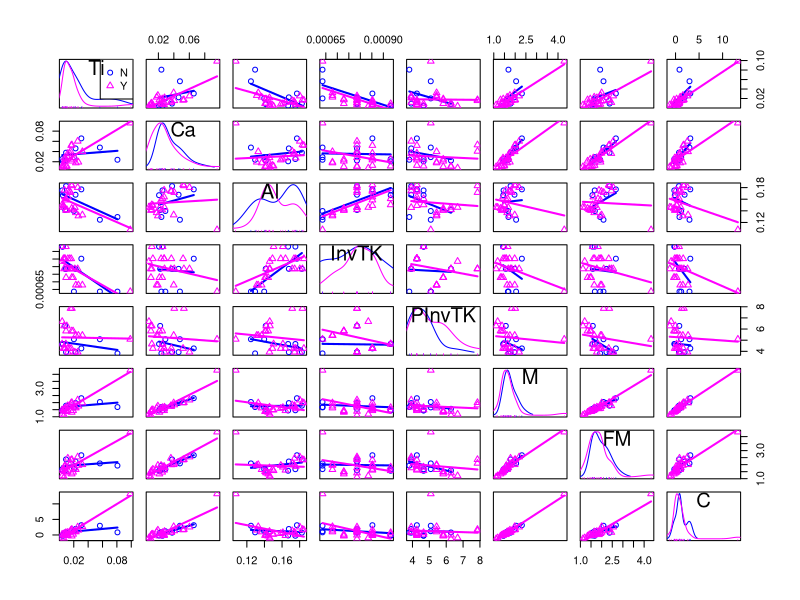
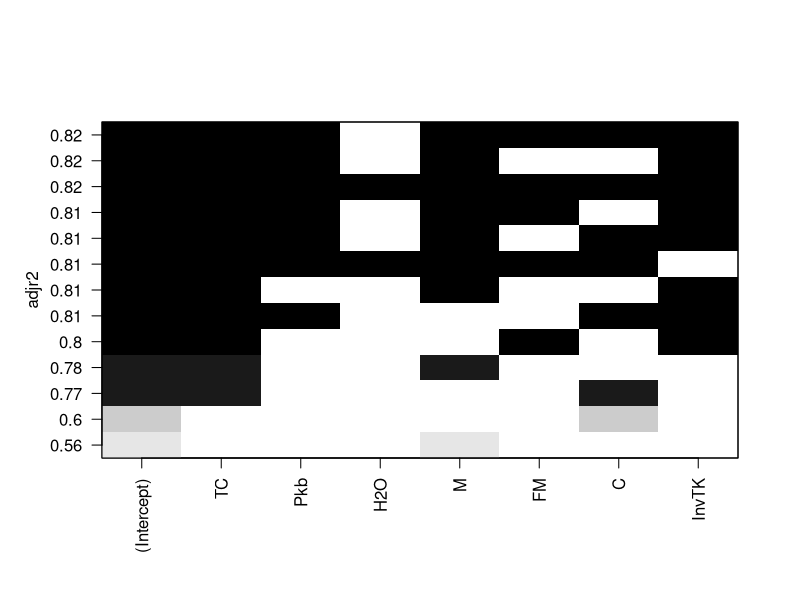
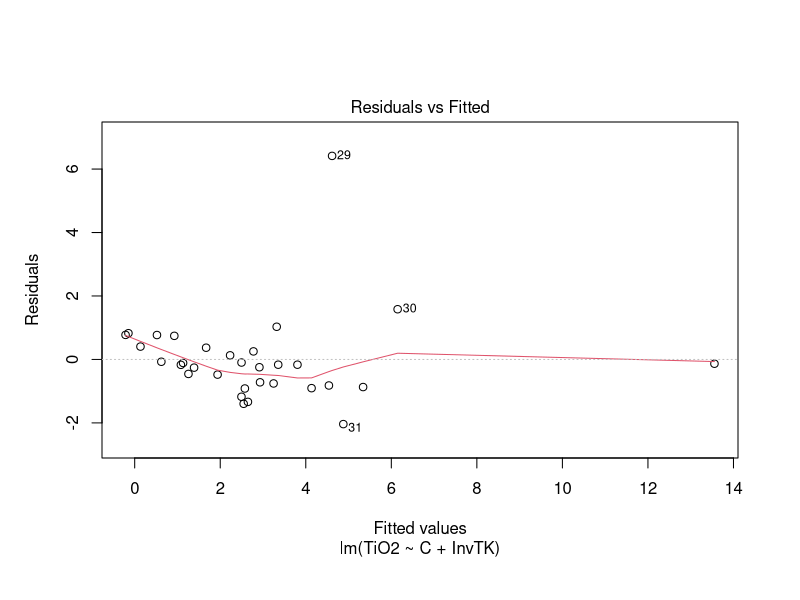
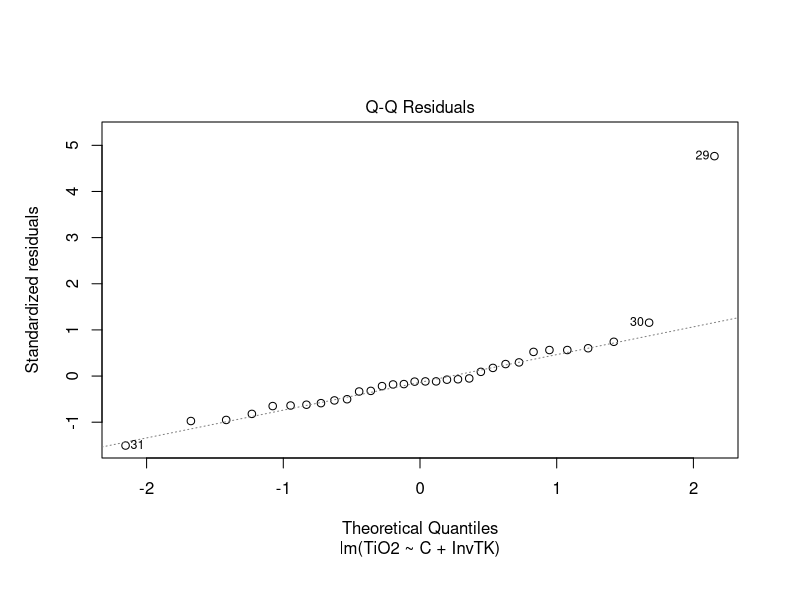
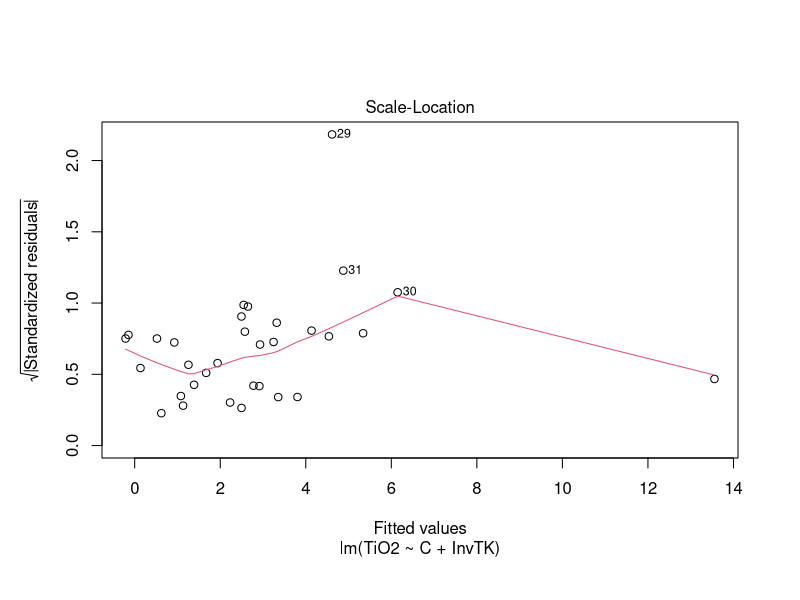
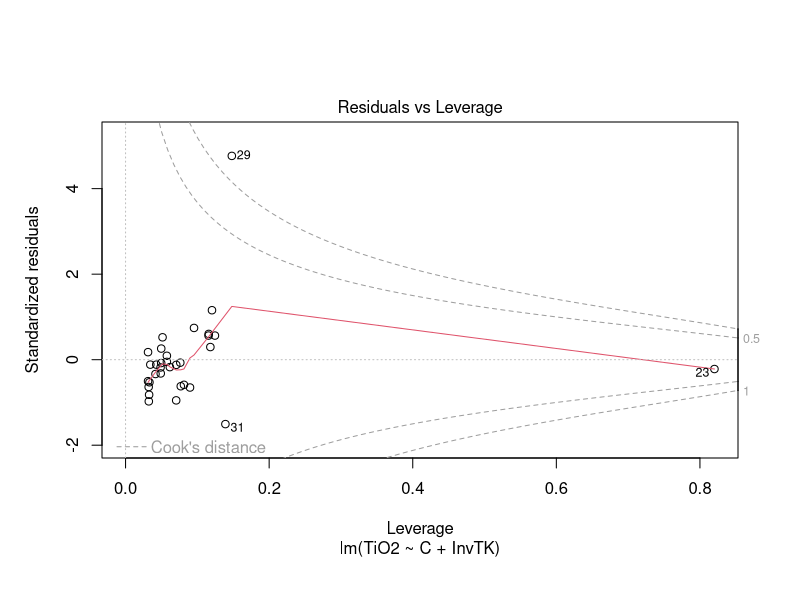
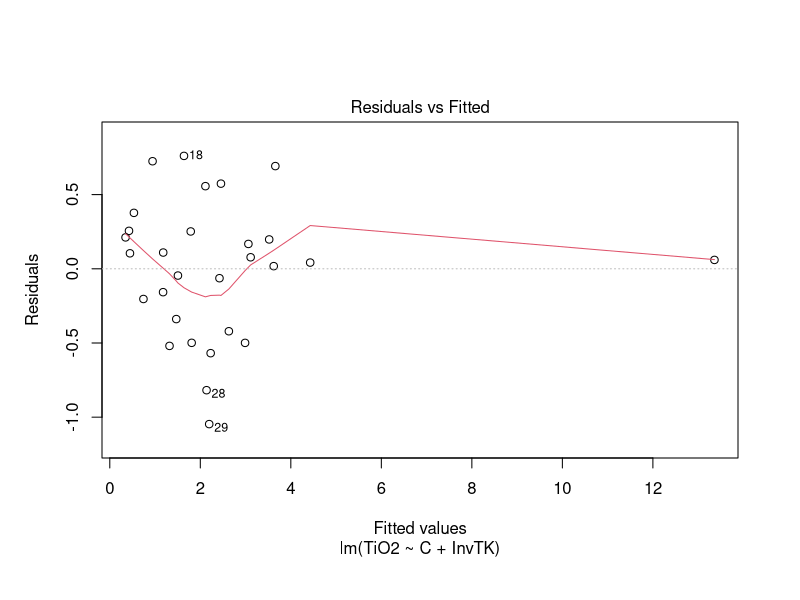
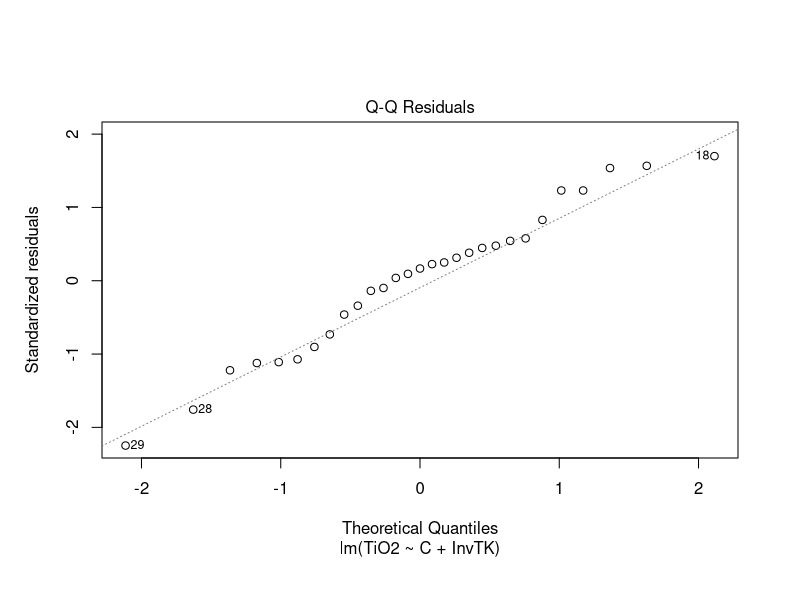

R code for these plots, in order:
## ---- chunk 1
library(tidyverse, warn.conflicts = FALSE)
setwd("C:/Users/ayersj/OneDrive - Vanderbilt/Papers/SpheneSolubility/DataAnalysis/TitaniteExpts")
# Import normalized EDS glass analyses
TitaniteExpts <- read_csv("TitaniteExpts.csv")
## ---- chunk 2
TitaniteCations <- TitaniteExpts %>%
  mutate(
    Si = SiO2/60.0848,
    Al = 2*Al2O3/101.961,
    Na = 2*Na2O/61.979,
    K = 2*K2O/94.194,
    Ca = CaO/56.0794,
    Fe = FeO/71.8464,
    Mg = MgO/40.3044,
    Ti = TiO2/79.8988,
    Mn = MnO/70.9374,
    P = 2*P2O5/141.945,
    eCa = (CaO/56.0794 - Al2O3/101.961 + K2O/94.194 + Na2O/61.979),
    CationSum = (Si + Al + Na + K + Ca + Fe + Mg + Ti + Mn + P)
             )
## ---- chunk 3
# Calculate cation fractions
CationFractions <- select(TitaniteCations, Model, Expt, SM, TC, Pkb, H2O, TiO2, Si:eCa, CationSum)
f <- match("Si", names(CationFractions))
l <- match("eCa", names(CationFractions))
for (i in f:l) {
  CationFractions[(i)] = CationFractions[(i)]/CationFractions$CationSum
}

## ---- chunk 4
# Calculate melt composition parameters
CationFractions <- CationFractions %>%
  mutate(
    M = (Na + K + 2*Ca)/(Si*Al),
    FM = (Na + K + 2*(Ca + Fe + Mg))/(Si*Al),
    C = (10*eCa)/(Si*Al),
    InvTK = 1/(TC+273.15),
    PInvTK = (Pkb*1000 - 1)*InvTK
    )
## ---- chunk 5
# Scatterplot matrices
library(car)
scatterplotMatrix(~ Ti + Ca + Al + InvTK + PInvTK + M + FM + C, data = CationFractions, groups = CationFractions$Model, smooth = FALSE)
# Correlation matrix
CorrTest <- select(CationFractions, TiO2, TC, Pkb, M:PInvTK)
cor(CorrTest)
# Glass TiO2 concentration is most highly correlated with melt composition parameter C.

## ---- chunk 6
library(leaps)
leaps <- regsubsets(TiO2 ~ TC + Pkb + H2O + M + FM + C + InvTK, data = CationFractions, nbest = 2) 
plot(leaps, scale = "adjr2")
# summary(leaps)
## ---- chunk 7
fit <- lm(TiO2 ~ C + InvTK, data = CationFractions)
summary(fit)
plot(fit)

## ---- chunk 8
# Experiments 29, 30 & 31 are identified as outliers. They were Danny's earliest experiments, and were all run at 1300C.

RegModel <- select(CationFractions, Model, Expt, TiO2, InvTK, M, C)
RegModel <- slice(RegModel, -(29:31))
fit <- lm(TiO2 ~ C + InvTK, data = RegModel)
summary(fit)
plot(fit)

## ---- chunk 9
# Experiments in rows 28, 29 are outliers.
RegModel <- slice(RegModel, -(28:29))
fit <- lm(TiO2 ~ C + InvTK, data = RegModel)
summary(fit)
plot(fit)
# I think this is our best model. Removing more experiments doesn't significantly improve fit.
write.csv(RegModel, "ExptsInModel.csv")
## ---- chunk 10
# Try filtering out experiments with Model = "N"
RegModel <- select(CationFractions, Model, Expt, TiO2, InvTK, M, C)
RegModel <- filter(RegModel, Model == "Y")
fit <- lm(TiO2 ~ C + InvTK, data = RegModel)
summary(fit)
plot(fit)
# 6 fewer experiments increases r^2 to 0.98
## ---- chunk 11
# See if M fits as well
fit <- lm(TiO2 ~ M + InvTK, data = RegModel)
summary(fit)
plot(fit)

## ---- chunk 12
# Calculate model TiO2 concentrations and errors
CationFractions <- CationFractions %>%
  mutate(
   ModelTiO2 = (0.79*C - 7996*InvTK + 7.888),
   ModelTiO2SD = ModelTiO2*sqrt((0.03514/0.79)^2 + (1243/7996)^2)
  )
## ---- chunk 13
# Create model output table
TiO2ModelTable <- select(CationFractions, Model, Expt, eCa, C, M, InvTK, TiO2, ModelTiO2, ModelTiO2SD)
write.csv(TiO2ModelTable, file = "TiO2ModelTable.csv")
